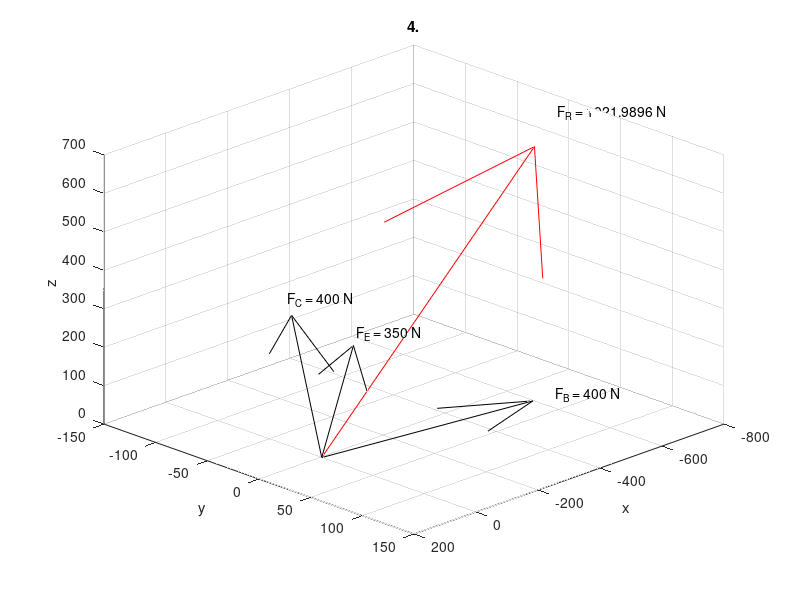

The MATLAB script that drew this image:
F_B = 400;
F_C = 400;
F_E = 350;

F_Bx = F_B.*(-5./sqrt((-5).^2 + 2.^2 + 3.^2));
F_By = F_B.*(2./sqrt((-5).^2 + 2.^2 + 3.^2));
F_Bz = F_B.*(3./sqrt((-5).^2 + 2.^2 + 3.^2));

F_Cx = F_C.*(-5./sqrt((-5).^2 + 2.^2 + 3.^2));
F_Cy = F_C.*(-2./sqrt((-5).^2 + 2.^2 + 3.^2));
F_Cz = F_C.*(3./sqrt((-5).^2 + 2.^2 + 3.^2));

F_Ex = F_E.*(-2./sqrt((-5).^2 + 2.^2 + 3.^2));
F_Ey = 0;
F_Ez = F_E.*(3./sqrt((-2).^2 + 3.^2));

F_Rx = F_Bx + F_Cx + F_Ex;
F_Ry = F_By + F_Cy + F_Ey;
F_Rz = F_Bz + F_Cz + F_Ez;
F_R = sqrt(F_Rx.^2 + F_Ry.^2 + F_Rz.^2);

quiver3(0,F_Bx,F_By,F_Bz,'k')
text(F_Bx,F_By,F_Bz,['F_B = ', num2str(F_B), ' N'])

hold on

quiver3(0,F_Cx,F_Cy,F_Cz,'k')
text(F_Cx,F_Cy,F_Cz,['F_C = ', num2str(F_C), ' N'])

quiver3(0,F_Ex,F_Ey,F_Ez,'k')
text(F_Ex,F_Ey,F_Ez,['F_E = ', num2str(F_E), ' N'])

quiver3(0,F_Rx,F_Ry, F_Rz,'r')
text(F_Rx,F_Ry,F_Rz,['F_R = ', num2str(F_R), ' N'])

hold off

title('4.')
xlabel('x')
ylabel('y')
zlabel('z')
view(135, 30);